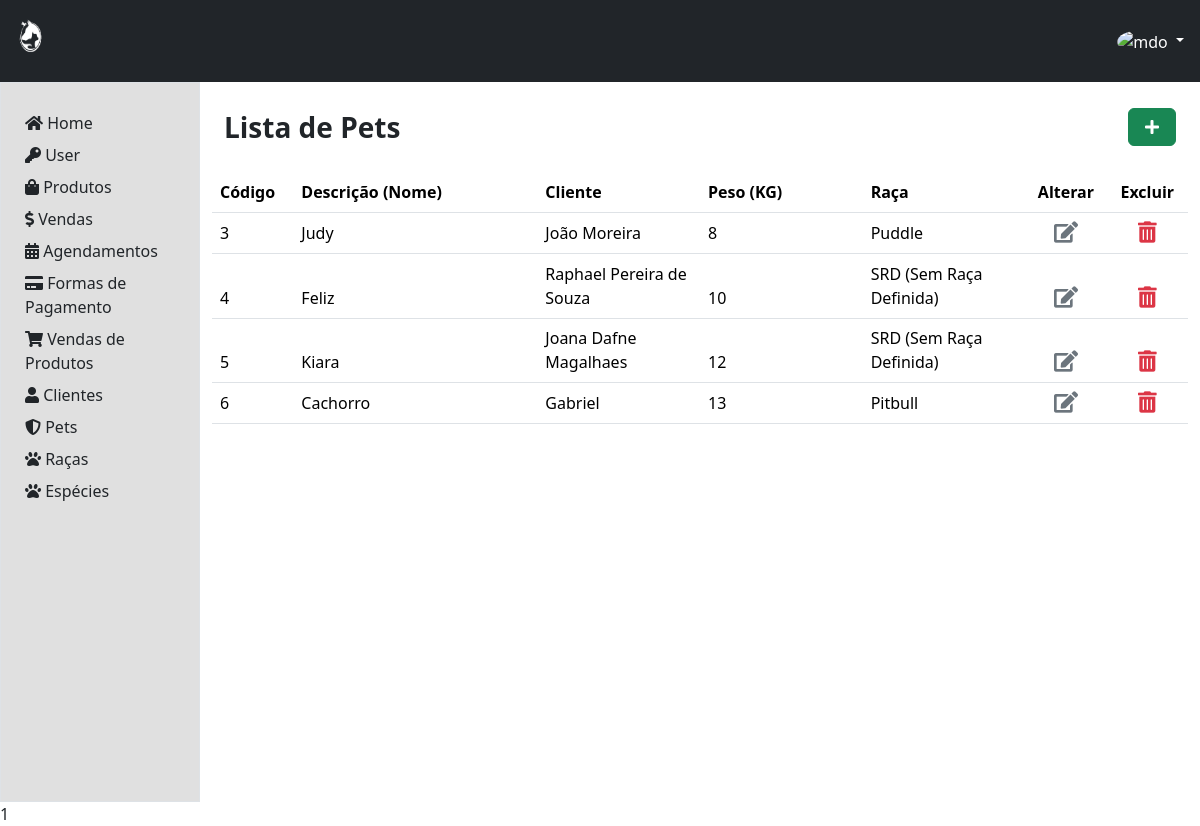
Page /area-admin/pets/index.php (signed in) on the committed database.
### tables this page shows
CREATE TABLE `tbpet` (
  `codPet` int(11) NOT NULL,
  `descPet` varchar(100) NOT NULL,
  `codCliente` int(11) NOT NULL,
  `pesoPet` float NOT NULL,
  `codRaca` int(11) NOT NULL
);

CREATE TABLE `tbcliente` (
  `codCliente` int(11) NOT NULL,
  `nomeCliente` varchar(100) NOT NULL,
  `cpfCliente` char(14) NOT NULL,
  `dataNascCliente` date NOT NULL,
  `logradCliente` varchar(50) NOT NULL,
  `numLogradCliente` int(11) NOT NULL,
  `cepCliente` varchar(11) NOT NULL,
  `bairroCliente` varchar(100) NOT NULL,
  `cidadeCliente` varchar(100) NOT NULL,
  `complementoCliente` varchar(100) NOT NULL,
  `emailCliente` varchar(100) NOT NULL,
  `passwordCliente` varchar(20) NOT NULL,
  `imgCliente` varchar(50) NOT NULL,
  `tokenCliente` varchar(30) NOT NULL
);

CREATE TABLE `tbraca` (
  `codRaca` int(11) NOT NULL,
  `descRaca` varchar(100) NOT NULL,
  `codEspecie` int(11) NOT NULL
);

### dao/PetDao.php (called while the page is built, shortened)
<?php
    class PetDao {
        public static function selectAll () {
            $conexao = Conexao::conectar();
            $query = "SELECT a.*, p.nomeCliente, f.descRaca
            FROM tbpet a
            INNER JOIN tbcliente p ON a.codCliente = p.codCliente
            INNER JOIN tbraca f ON a.codRaca = f.codRaca";
            $stmt = $conexao->prepare($query);
            $stmt->execute();
            return $stmt->fetchAll(PDO::FETCH_ASSOC);
        }
    }
?>

### area-admin/pets/index.php (the view, shortened to what this page needs)
<?php
  require_once '../../dao/PetDao.php';
  $pets = PetDao::selectAll();
?>
<!DOCTYPE html>
<html lang="pt-br">
<head>
  <link href="https://cdn.jsdelivr.net/npm/bootstrap@5.3.2/dist/css/bootstrap.min.css" rel="stylesheet">
  <link rel="stylesheet" href="https://use.fontawesome.com/releases/v5.3.1/css/all.css">
  <link rel="stylesheet" href="css/style.css">
</head>
<body style="justify-content: center; align-items: center; height: 100vh ">
<?php
    if (isset($_SESSION['codAdm'])) {
        include('./../../componentes/header-adm.php');
    }
  ?>
  <div class="container-fluid" style="height: 90vh">
    <div class="row h-100">
    <?php
      include('./../../componentes/menu-adm.php');
      ?>
      <div class="col-md-10  p-4 borber">
        <div class="row align-items-center mb-4">
          <div class="col fs-3 fw-semibold">
            Lista de Pets
          </div>
          <div class="col text-end ">
            <a class="btn btn-success px-3" role="button" aria-disabled="true" href="register-pets.php"><i
                class="fas fa-plus" aria-hidden="true"></i></a>
          </div>
        </div>
        <div class=" row">
          <table class="table table-hover">
            <thead>
              <tr>
                <th class="col-md-1">Código</th>
                <th class="col-md-3">Descrição (Nome)</th>
                <th class="col-md-2">Cliente</th>
                <th class="col-md-2">Peso (KG)</th>
                <th class="col-md-2">Raça</th>
                <th class="text-center col-md-1">Alterar</th>
                <th class="text-center col-md-1">Excluir</th>
              </tr>
              <?php foreach($pets as $pet) { ?>
              <tr>
                <td><?=$pet['codPet']?></td>
                <td><?=$pet['descPet']?></td>
                <td><?=$pet['nomeCliente']?></td>
                <td><?=$pet['pesoPet']?></td>
                <td><?=$pet['descRaca']?></td>
                <td class="text-center">
                  <form action="process-pets.php" method="POST">
                    <button type="submit" class="dropdown-item" ><i
                        class="fas fa-edit fa-lg text-secondary"></i>
                    </button>
                  </form>
                </td>
                <td class="text-center ">
                  <a class="dropdown-item" onclick="modalRemover(<?=$pet['codPet']?>,'codDeletar')">
                    <i class="fas fa-trash-alt fa-lg text-danger"></i>
                  </a>
                </td>
              <tr>
              <?php } ?>
            </thead>
          </table>
        </div>
      </div>
    </div>
  </div>
  <?= require './../../componentes/modal.php'?>
</body>
</html>

### css/style.css (style rules this page uses)
a { position: relative; text-decoration: none; }

### rows in the picture
tbpet: codPet "3", descPet "Judy", tbcliente.nomeCliente "João Moreira", pesoPet "8", tbraca.descRaca "Puddle"
tbpet: codPet "4", descPet "Feliz", tbcliente.nomeCliente "Raphael Pereira de Souza", pesoPet "10", tbraca.descRaca "SRD (Sem Raça Definida)"
tbpet: codPet "5", descPet "Kiara", tbcliente.nomeCliente "Joana Dafne Magalhaes", pesoPet "12", tbraca.descRaca "SRD (Sem Raça Definida)"
tbpet: codPet "6", descPet "Cachorro", tbcliente.nomeCliente "Gabriel", pesoPet "13", tbraca.descRaca "Pitbull"

### other values in the picture
require './../../componentes/modal.php' "1"
